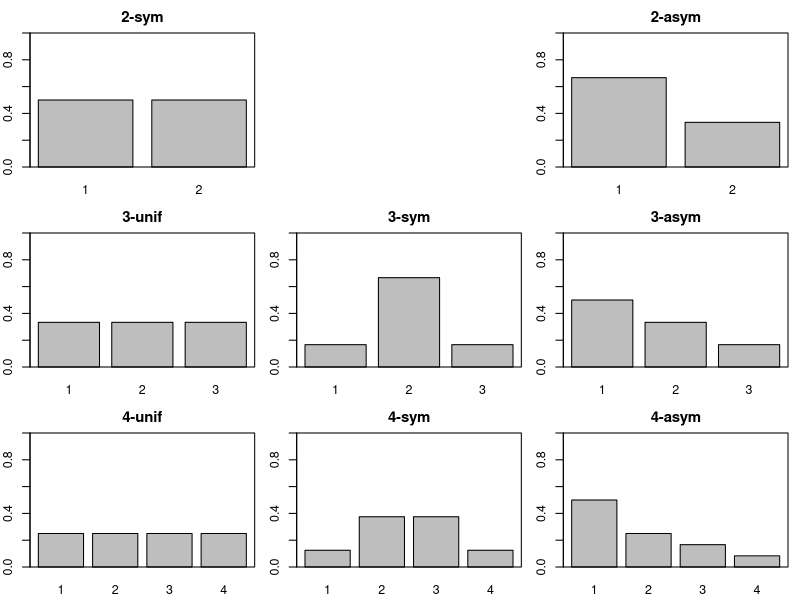

The R script that drew this image:
# Discretized distributions examined in the Section
# Point-polyserial correlation under non-normality
op <- par()
par(mfrow=c(3,3), mai=c(0.33,0.3,0.33,0.12), mgp=c(2,1,0),cex=.75)
ylim=c(0,1)
#sym2
f<-c(1/2,1/2)
barplot(f,names.arg = 1:2, ylim=ylim,main="2-sym")
box()
#asym2
f<-c(2/3,1/3)
plot(0,0,type="n",axes=FALSE,xlab="",ylab="")
barplot(f,names.arg = 1:2, ylim=ylim,main="2-asym")
box()
#unif3
f<-c(1/3,1/3,1/3)
barplot(f,names.arg = 1:3, ylim=ylim,main="3-unif")
box()
#symm3
f<-c(1/6,2/3,1/6)
barplot(f,names.arg = 1:3, ylim=ylim,main="3-sym")
box()
#asym3
f<-c(1/2,1/3,1/6)
barplot(f,names.arg = 1:3, ylim=ylim,main="3-asym")
box()
#unif4
f<-rep(1/4,4)
barplot(f,names.arg = 1:4, ylim=ylim,main="4-unif")
box()
#symm3
f<-c(1/8,3/8,3/8,1/8)
barplot(f,names.arg = 1:4, ylim=ylim,main="4-sym")
box()
#asym3
f<-c(1/2,1/4,1/6,1/12)
barplot(f,names.arg = 1:4, ylim=ylim,main="4-asym")
box()
par(op)
# --> Figure 5